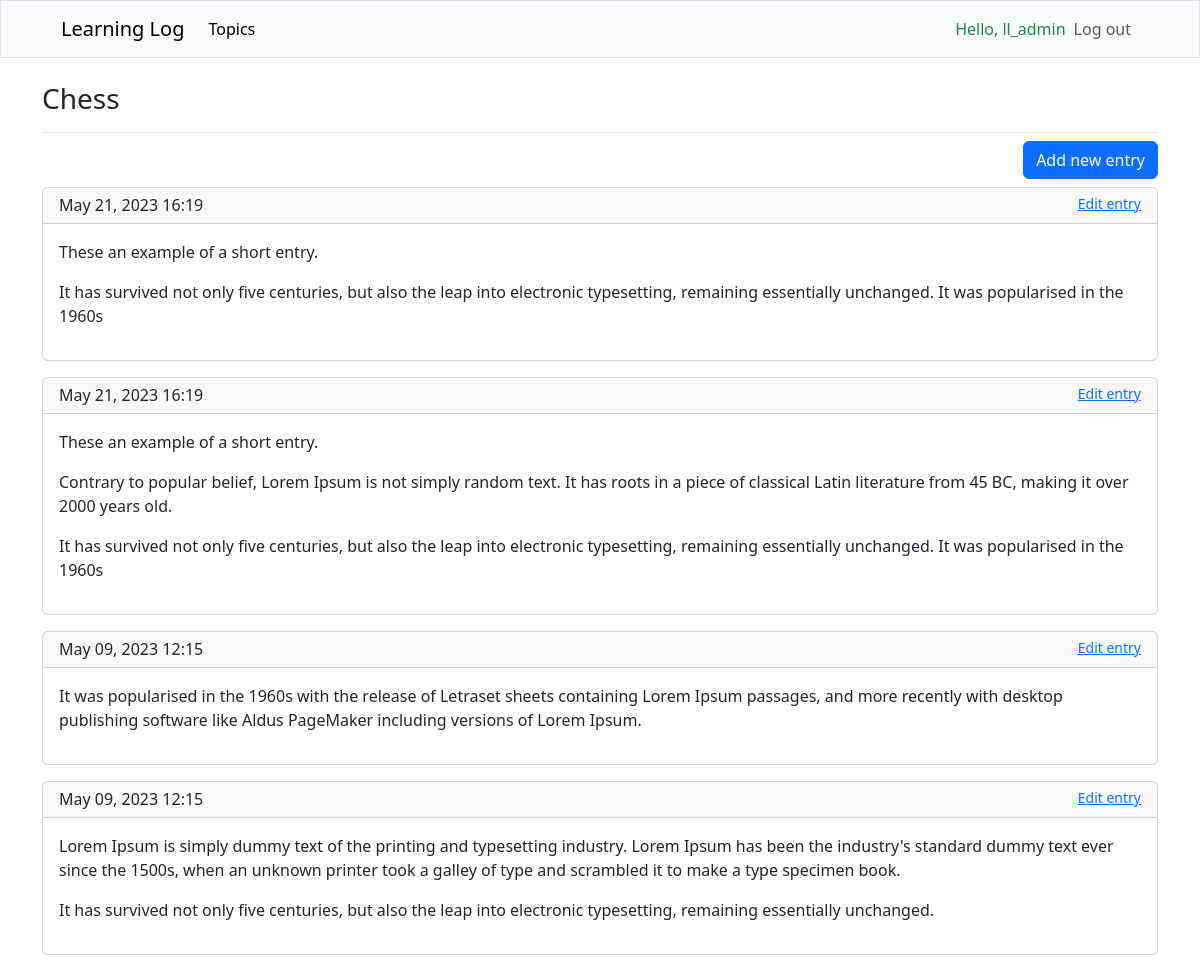
/topics/1 (signed in), run on the app's committed database.
### learning_logs/models.py (models this page shows, shortened)
class Topic(models.Model):
    text = models.CharField(max_length=200)
    date_added = models.DateTimeField(auto_now=True)
    owner = models.ForeignKey(get_user_model(), on_delete=models.CASCADE)
    def __str__(self):
        return self.text

class Entry(models.Model):
    topic = models.ForeignKey(Topic, on_delete=models.CASCADE)
    text = models.TextField(default='')
    date_added = models.DateTimeField(auto_now=True)
    class Meta:
        verbose_name_plural = 'entries'

### learning_logs/views.py (the view)
# urls.py: path('topics/<int:topic_id>', views.topic, name='topic'),
@login_required
def topic(request, topic_id):
    topic_ = Topic.objects.get(id=topic_id)
    check_owner(topic_, request.user)
    entries = topic_.entry_set.order_by('-date_added')
    context = {'topic': topic_, 'entries': entries}
    return render(request, 'learning_logs/topic.html', context)

### learning_logs/views.py (called while the page is built)
def check_owner(topic_: Topic, user: User):
    if topic_.owner != user:
        raise Http404

### learning_logs/templates/learning_logs/topic.html
{% extends "learning_logs/base.html" %}
{% block page_header %}
    <div class="pb-2 mb-2 border-bottom">
        <h3>{{ topic }}</h3>
    </div>
{% endblock page_header %}
{% block content %}
    {% if entries %}
        <div class="d-flex flex-row-reverse mb-2">
            <a href="{% url 'learning_logs:new_entry' topic.id %}" class="btn btn-primary" role="button">Add new entry</a>
        </div>
        {% for entry in entries %}
            <div class="card mb-3">
                <h6 class="card-header d-flex">
                    <span class="flex-grow-1">{{ entry.date_added|date:'M d, Y H:i' }}</span>
                    <small>
                        <a href="{% url 'learning_logs:edit_entry' entry.id %}" class="">Edit entry</a>
                    </small>
                </h6>
                <div class="card-body">
                    {{ entry.text|linebreaks }}
                </div>
            </div>
        {% endfor %}
    {% else %}
        <div class="alert alert-primary" role="alert">
          There are no entries for this topic yet. <a href="{% url 'learning_logs:new_entry' topic.id %}" class="alert-link">Make an entry</a> summarizing what you've learned.
        </div>
    {% endif %}
{% endblock content %}

### learning_logs/templates/learning_logs/base.html (shortened to what this page needs)
<!DOCTYPE html>
{% load django_bootstrap5 %}
{% load i18n %}
{% get_current_language as LANGUAGE_CODE %}
<html lang="{{ LANGUAGE_CODE|default:'en_us' }}">
<head>
    {% bootstrap_css %}
</head>
<body>
    {% block sidebar %}
        <nav class="navbar navbar-expand-lg bg-light mb-4 px-5 border">
            <div class="container-fluid">
                <a class="navbar-brand" href="{% url 'learning_logs:index' %}">Learning Log</a>
                <div class="collapse navbar-collapse" id="navbarSupportedContent">
                    <ul class="navbar-nav flex-grow-1 me-auto mb-2 mb-lg-0">
                        <li class="nav-item">
                            <a class="nav-link active" aria-current="page" href="{% url 'learning_logs:topics' %}">Topics</a>
                        </li>
                    </ul>
                    <ul class="navbar-nav me-auto mb-2 mb-lg-0">
                        {% if user.is_authenticated %}
                            <li class="nav-item d-flex">
                                <span class="navbar-text flex-fill text-success">Hello, {{ user.username }}</span>
                            </li>
                            <li class="nav-item">
                                <a class="nav-link" href="{% url 'users:logout' %}">Log out</a>
                            </li>
                        {% endif %}
                    </ul>
                </div>
            </div>
        </nav>
    {% endblock sidebar %}
    <main role="main" class="container">
        {% block page_header %}{% endblock page_header %}
        {% block content %}{% endblock content %}
    </main>
</body>
</html>

### data on the page
Topic: text "Chess"
Entry: date_added "May 21, 2023 16:19", text "These an example of a short entry. It has survived not only five centuries, but also the leap into electronic typesetting, remaining essentially unchanged. It was popularised in the 1960s"
Entry: date_added "May 21, 2023 16:19", text "These an example of a short entry. Contrary to popular belief, Lorem Ipsum is not simply random text. It has roots in a piece of classical Latin literature from 45 BC, making it over 2000 years old. It has survived not only five centuries, but also the leap into electronic typesetting, remaining essentially unchanged. It was popularised in the 1960s"
Entry: date_added "May 09, 2023 12:15", text "It was popularised in the 1960s with the release of Letraset sheets containing Lorem Ipsum passages, and more recently with desktop publishing software like Aldus PageMaker including versions of Lorem Ipsum."
Entry: date_added "May 09, 2023 12:15", text "Lorem Ipsum is simply dummy text of the printing and typesetting industry. Lorem Ipsum has been the industry's standard dummy text ever since the 1500s, when an unknown printer took a galley of type and scrambled it to make a type specimen book. It has survived not only five centuries, but also the leap into electronic typesetting, remaining essentially unchanged."

### other printed values
{{ user.username }} "ll_admin"
